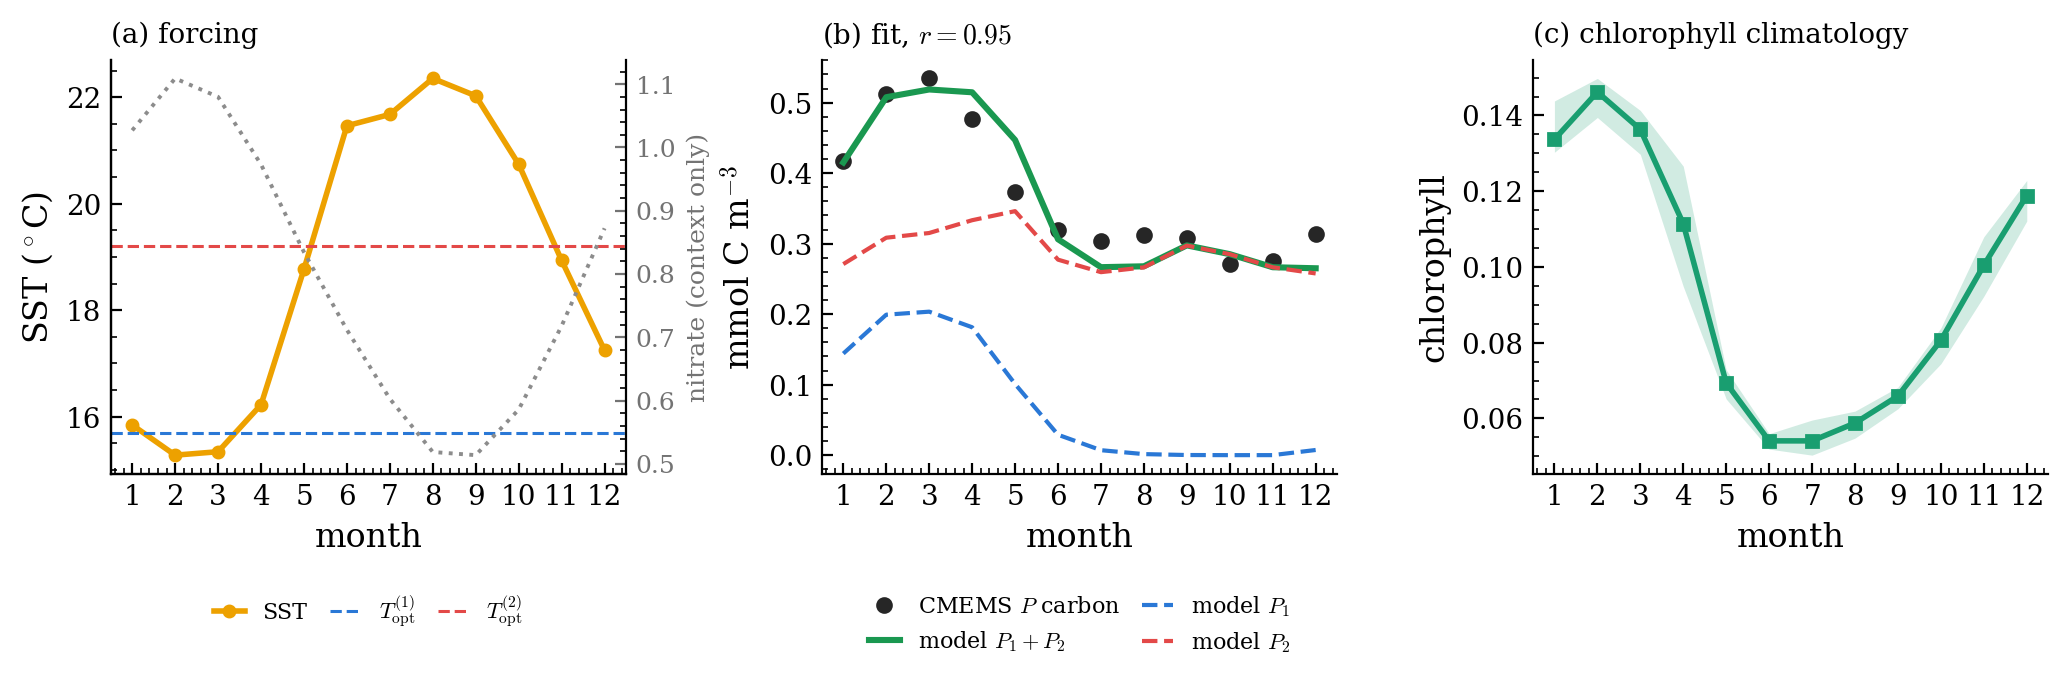

Source code (Python):
"""
fig12_calibration.py  ->  fig12_calibration.png

Confrontation with the CMEMS reanalysis climatology at the Izmir/eastern-Aegean cell.
(a) SST forcing with the fitted optima marked; observed nitrate shown for context only,
    it is not used as model forcing.  (b) Model P1+P2 against scaled phytoplankton carbon;
    the individual P1, P2 curves are model-inferred and not resolved by the reanalysis.
(c) Reanalysis chlorophyll climatology, with the interquartile range computed across the
    twenty-two available years rather than assumed.
"""
import numpy as np, csv, warnings; warnings.filterwarnings('ignore')
from scipy.integrate import solve_ivp
import matplotlib; matplotlib.use('Agg')
import matplotlib.pyplot as plt
import model

import pandas as pd
rows = list(csv.DictReader(open('station_climatology_point.csv')))
# chlorophyll quartiles across the 22 complete years, from the year-resolved extraction
_cy = pd.read_csv('station_chl_yearly.csv')
CHL_Q1 = _cy.groupby('month').chl.quantile(0.25).values
CHL_MED = _cy.groupby('month').chl.quantile(0.50).values
CHL_Q3 = _cy.groupby('month').chl.quantile(0.75).values
sst  = np.array([float(r['sst'])  for r in rows])
no3  = np.array([float(r['no3'])  for r in rows])
chl  = np.array([float(r['chl'])  for r in rows])
obs  = np.array([float(r['phyc']) for r in rows])
O1, O2 = 15.70, 19.20                      # fitted optima

DC  = (np.arange(12)+0.5)*365/12.0
dcx = np.concatenate([[DC[-1]-365], DC, [DC[0]+365]])
sx  = np.concatenate([[sst[-1]], sst, [sst[0]]])
Tfun = lambda t: float(np.interp(t % 365.0, dcx, sx))
P0 = model.make_p()

def rhs(t, y):
    N,P1,P2,Z,D = [max(x,1e-12) for x in y]; T = Tfun(t)
    th1 = model.theta(T,O1,P0['w1'],P0['wskew1']); th2 = model.theta(T,O2,P0['w2'],P0['wskew2'])
    rh  = model.rho(T,P0['rho0'],P0['Q10'],P0['Tref'])
    s=P0['switch']; a=P1**s; b=P2**s; tot=a+b+1e-12
    gP1=(a/tot)*model.g(P1,P0['KP1']); gP2=(b/tot)*model.g(P2,P0['KP2'])
    gr1=P0['mu1']*th1*model.f(N,P0['KN1'])*P1; gr2=P0['mu2']*th2*model.f(N,P0['KN2'])*P2
    return [P0['I0']-P0['lN']*N-gr1-gr2+rh*D, gr1-P0['mZ']*gP1*Z-P0['d1']*P1,
            gr2-P0['mZ']*gP2*Z-P0['d2']*P2, P0['e']*P0['mZ']*(gP1+gP2)*Z-P0['dZ']*Z,
            P0['d1']*P1+P0['d2']*P2+(1-P0['e'])*P0['mZ']*(gP1+gP2)*Z+P0['dZ']*Z-rh*D-P0['lD']*D]

YEARS = 6
sol = solve_ivp(rhs, [0, YEARS*365], [1,0.5,0.5,0.4,2.0], method='RK45',
                rtol=1e-8, atol=1e-10, max_step=5.0, dense_output=True)
t0 = (YEARS-1)*365.0; tt = np.linspace(t0, t0+365, 3660)
Y = sol.sol(tt); mon = np.floor(((tt-t0)/365.0)*12).astype(int) % 12
P1m = np.array([Y[1][mon==m].mean() for m in range(12)])
P2m = np.array([Y[2][mon==m].mean() for m in range(12)])
Pm  = P1m + P2m
c   = np.dot(Pm, obs)/np.dot(Pm, Pm)          # model -> observation units
r   = np.corrcoef(Pm, obs)[0,1]
print(f"c_obs (obs per model unit) = {c:.4f}   1/c = {1/c:.4f}   r = {r:.4f}")

M = np.arange(1,13)
plt.rcParams.update({'font.size': 10, 'axes.linewidth': 0.8,
                     'mathtext.fontset': 'cm', 'font.family': 'serif'})
fig, ax = plt.subplots(1, 3, figsize=(12.5, 3.7))

ax[0].plot(M, sst, '-o', color='#eda100', lw=2.0, ms=4, label='SST')
for O, col, lab in [(O1,'#2a78d6',r'$T_{\rm opt}^{(1)}$'), (O2,'#e34948',r'$T_{\rm opt}^{(2)}$')]:
    ax[0].axhline(O, color=col, ls='--', lw=1.1, label=lab)
axn = ax[0].twinx(); axn.plot(M, no3, ':', color='0.55', lw=1.4)
axn.set_ylabel(r'nitrate (context only)', color='0.45', fontsize=9)
axn.tick_params(axis='y', colors='0.45', labelsize=9); axn.spines['top'].set_visible(False)
ax[0].set_ylabel(r'SST ($^\circ$C)'); ax[0].set_title('(a) forcing', loc='left', fontsize=10)

ax[1].plot(M, obs, 'o', color='0.15', ms=5, label='CMEMS $P$ carbon')
ax[1].plot(M, c*Pm,  '-', color='#1a9850', lw=2.2, label=r'model $P_1+P_2$')
ax[1].plot(M, c*P1m, '--', color='#2a78d6', lw=1.5, label=r'model $P_1$')
ax[1].plot(M, c*P2m, '--', color='#e34948', lw=1.5, label=r'model $P_2$')
ax[1].set_ylabel(r'mmol\,C\,m$^{-3}$'.replace('\\,',' '))
ax[1].set_title(f'(b) fit, $r={r:.2f}$', loc='left', fontsize=10)

ax[2].plot(M, CHL_MED, '-s', color='#199e70', lw=2.0, ms=4)
ax[2].fill_between(M, CHL_Q1, CHL_Q3, color='#199e70', alpha=0.20, lw=0)
print(f"chl IQR/median, mean over months = {np.mean((CHL_Q3-CHL_Q1)/CHL_MED):.3f}")
ax[2].set_ylabel(r'chlorophyll'); ax[2].set_title('(c) chlorophyll climatology', loc='left', fontsize=10)

for a in ax:
    a.set_xlabel('month'); a.set_xticks(M); a.set_xlim(0.5,12.5)
    a.spines['top'].set_visible(False); a.spines['right'].set_visible(False)
ax[0].legend(frameon=False, fontsize=8, ncol=3, loc='upper center',
             bbox_to_anchor=(0.5,-0.24), columnspacing=1.0, handlelength=1.4)
ax[1].legend(frameon=False, fontsize=8, ncol=2, loc='upper center',
             bbox_to_anchor=(0.5,-0.24), columnspacing=1.0, handlelength=1.4)
fig.subplots_adjust(bottom=0.34, top=0.90, wspace=0.38)
plt.savefig('fig12_calibration.png', dpi=200, bbox_inches='tight')
print('wrote fig12_calibration.png')
